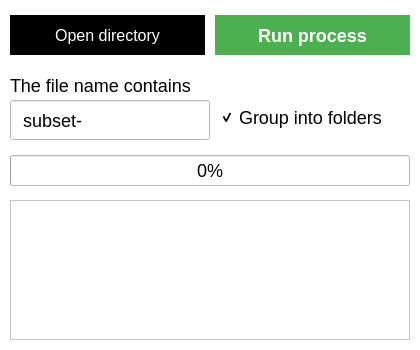
<?xml version="1.0" encoding="UTF-8"?>
<ui version="4.0">
 <class>MainWindow</class>
 <widget class="QMainWindow" name="MainWindow">
  <property name="windowModality">
   <enum>Qt::WindowModal</enum>
  </property>
  <property name="enabled">
   <bool>true</bool>
  </property>
  <property name="geometry">
   <rect>
    <x>0</x>
    <y>0</y>
    <width>420</width>
    <height>350</height>
   </rect>
  </property>
  <property name="minimumSize">
   <size>
    <width>420</width>
    <height>180</height>
   </size>
  </property>
  <property name="maximumSize">
   <size>
    <width>420</width>
    <height>350</height>
   </size>
  </property>
  <property name="font">
   <font>
    <pointsize>-1</pointsize>
   </font>
  </property>
  <property name="windowTitle">
   <string>Transfonter Font Manager</string>
  </property>
  <property name="windowIcon">
   <iconset>
    <normaloff>favicon.png</normaloff>favicon.png</iconset>
  </property>
  <property name="windowOpacity">
   <double>1.000000000000000</double>
  </property>
  <property name="styleSheet">
   <string notr="true">background: #fff;
font-size: 18px;</string>
  </property>
  <widget class="QWidget" name="centralwidget">
   <property name="tabletTracking">
    <bool>true</bool>
   </property>
   <widget class="QCheckBox" name="checkBox">
    <property name="geometry">
     <rect>
      <x>220</x>
      <y>107</y>
      <width>180</width>
      <height>21</height>
     </rect>
    </property>
    <property name="styleSheet">
     <string notr="true">background: transparent;</string>
    </property>
    <property name="text">
     <string>Group into folders</string>
    </property>
    <property name="checked">
     <bool>true</bool>
    </property>
   </widget>
   <widget class="QPushButton" name="run_button">
    <property name="geometry">
     <rect>
      <x>215</x>
      <y>15</y>
      <width>195</width>
      <height>40</height>
     </rect>
    </property>
    <property name="font">
     <font>
      <pointsize>-1</pointsize>
      <weight>62</weight>
      <bold>true</bold>
      <underline>false</underline>
      <strikeout>false</strikeout>
     </font>
    </property>
    <property name="cursor">
     <cursorShape>PointingHandCursor</cursorShape>
    </property>
    <property name="styleSheet">
     <string notr="true">#run_button{
background-color: #4CAF50;
border: 1px solid #4CAF50;
color: white;
text-align: center;
text-decoration: none;
font-size: 18px;
font-weight: 500;
}
#run_button:hover{
background: #fff;
color: #4CAF50;
}</string>
    </property>
    <property name="text">
     <string>Run process</string>
    </property>
   </widget>
   <widget class="QPushButton" name="directory_button">
    <property name="geometry">
     <rect>
      <x>10</x>
      <y>15</y>
      <width>195</width>
      <height>40</height>
     </rect>
    </property>
    <property name="cursor">
     <cursorShape>PointingHandCursor</cursorShape>
    </property>
    <property name="mouseTracking">
     <bool>false</bool>
    </property>
    <property name="styleSheet">
     <string notr="true">#directory_button {
  font-size: 16px;
  font-weight: 400;
  width: 100%;
  color: #FFF;
  border: 4px solid #000;
  background-color: #000;
}
#directory_button:hover{
  border: 4px solid #666;
  background-color: #FFF;
	color: #000;
}
</string>
    </property>
    <property name="text">
     <string>Open directory</string>
    </property>
    <property name="icon">
     <iconset>
      <normaloff>../../icons/folder.png</normaloff>../../icons/folder.png</iconset>
    </property>
   </widget>
   <widget class="QLineEdit" name="input_substring">
    <property name="geometry">
     <rect>
      <x>10</x>
      <y>100</y>
      <width>200</width>
      <height>40</height>
     </rect>
    </property>
    <property name="autoFillBackground">
     <bool>false</bool>
    </property>
    <property name="styleSheet">
     <string notr="true">padding: 0 10px;</string>
    </property>
    <property name="inputMask">
     <string/>
    </property>
    <property name="text">
     <string>subset-</string>
    </property>
    <property name="placeholderText">
     <string>Delete the string that contains</string>
    </property>
    <property name="cursorMoveStyle">
     <enum>Qt::LogicalMoveStyle</enum>
    </property>
    <property name="clearButtonEnabled">
     <bool>false</bool>
    </property>
   </widget>
   <widget class="QLabel" name="input_label">
    <property name="geometry">
     <rect>
      <x>10</x>
      <y>70</y>
      <width>400</width>
      <height>30</height>
     </rect>
    </property>
    <property name="styleSheet">
     <string notr="true">background: transparent;</string>
    </property>
    <property name="text">
     <string>The file name contains</string>
    </property>
    <property name="textFormat">
     <enum>Qt::AutoText</enum>
    </property>
   </widget>
   <widget class="QProgressBar" name="progressBar">
    <property name="geometry">
     <rect>
      <x>10</x>
      <y>155</y>
      <width>400</width>
      <height>31</height>
     </rect>
    </property>
    <property name="value">
     <number>0</number>
    </property>
    <property name="alignment">
     <set>Qt::AlignCenter</set>
    </property>
    <property name="textVisible">
     <bool>true</bool>
    </property>
    <property name="orientation">
     <enum>Qt::Horizontal</enum>
    </property>
    <property name="invertedAppearance">
     <bool>false</bool>
    </property>
    <property name="textDirection">
     <enum>QProgressBar::TopToBottom</enum>
    </property>
   </widget>
   <widget class="QTextEdit" name="textEdit">
    <property name="enabled">
     <bool>true</bool>
    </property>
    <property name="geometry">
     <rect>
      <x>10</x>
      <y>200</y>
      <width>400</width>
      <height>140</height>
     </rect>
    </property>
   </widget>
  </widget>
 </widget>
 <resources/>
 <connections/>
</ui>
